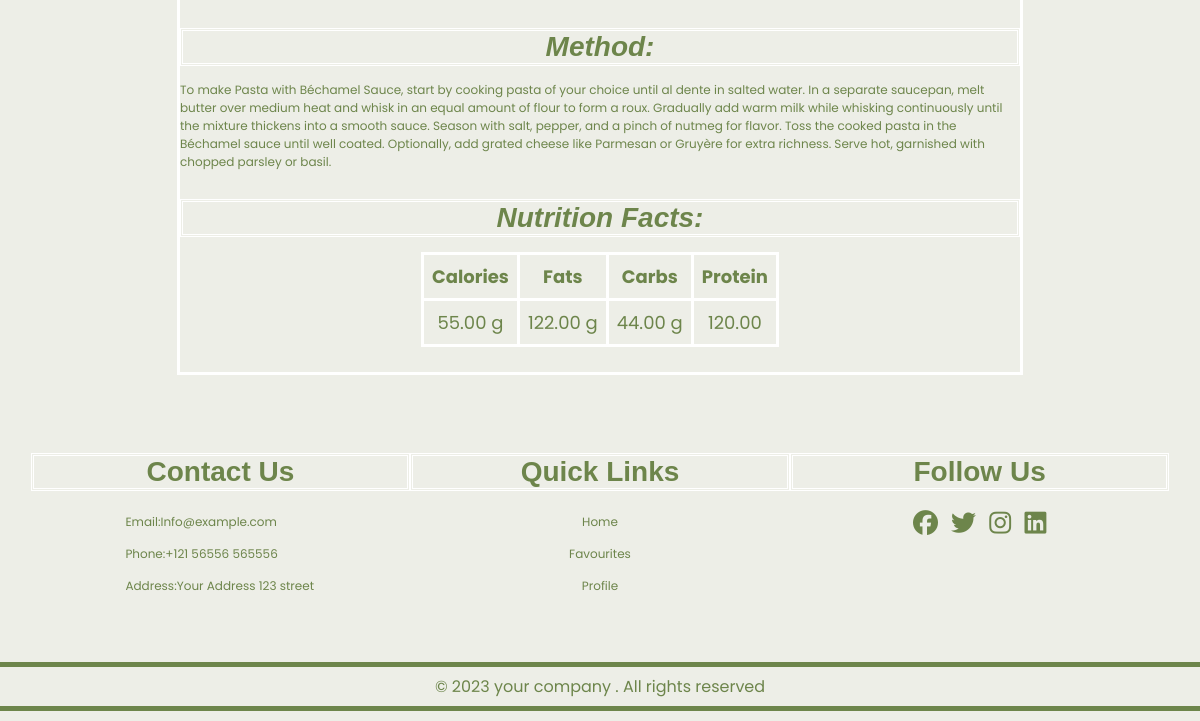
Before: /home/recipe/Pasta with Bachamel/ (lower part) with the older database file.
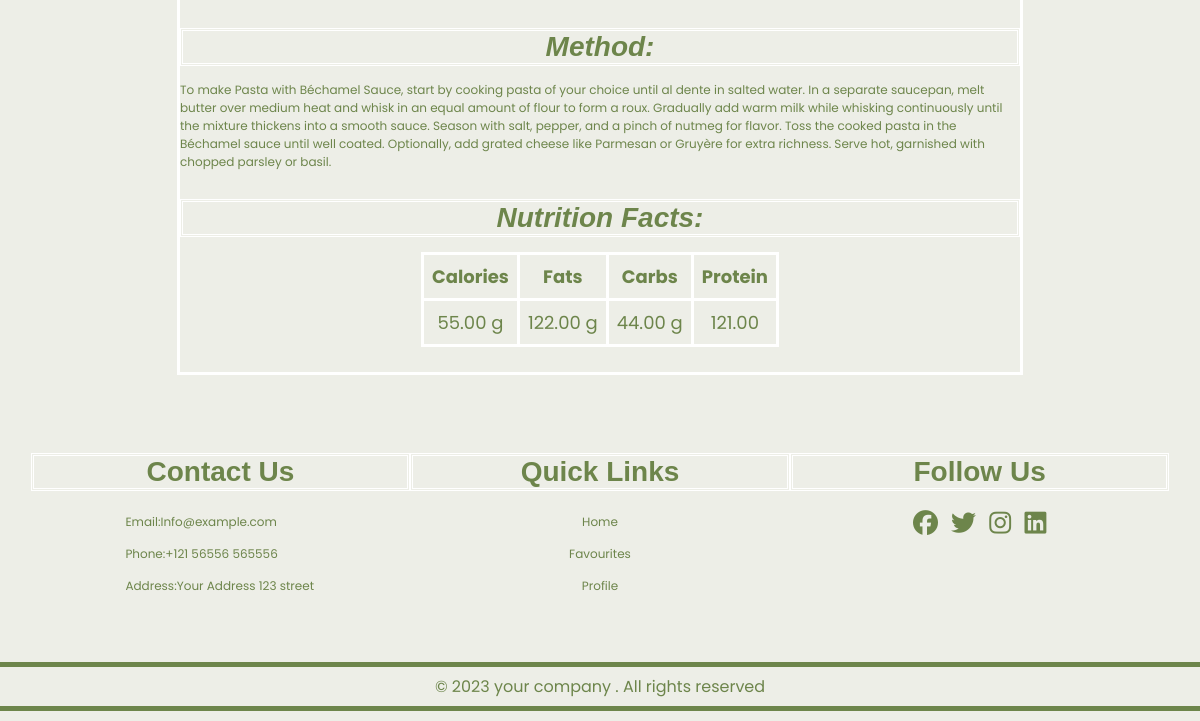
After: the same page with the newer database file.
### ad/models.py (models this page shows, shortened)
class Recipie (models.Model):
    y=[
        ('g', 'g'),
        ('mg', 'mg')
    ]
    COURSE_CHOICES = [
        ('main course', 'Main Course'),
        ('appetizers', 'Appetizers'),
        ('dessert', 'Dessert')
    ]
    authername = models.CharField(max_length=100, default="Unknown Author")
    title= models.CharField(max_length=100, null=True, blank=True)
    image= models.ImageField(upload_to='recipie/photos/')
    is_fav = models.BooleanField(default=False)
    serving = models.CharField(max_length=100, default="1 serving")
    total = models.CharField(max_length=100, default="0 min")
    prep = models.CharField(max_length=100, default="0 min")
    cook = models.CharField(max_length=100, default="0 min")
    serving_Hours = models.IntegerField(max_length=2, default=2)
    serving_minutes = models.IntegerField(max_length=2, default=00)
    serving_seconds = models.IntegerField(max_length=2, default=00)
    method = models.TextField(default='unknown')
    calories = models.DecimalField(max_digits=5, decimal_places=2, default=1)
    calories_unit = models.CharField(max_length=10, choices=y, default='g')
    fats = models.DecimalField(max_digits=5, decimal_places=2,default=1)
    fats_unit = models.CharField(max_length=10, choices=y, default='g')
    carbs = models.DecimalField(max_digits=5, decimal_places=2,default=1)
    carbs_unit = models.CharField(max_length=10, choices=y, default='g')
    protein = models.DecimalField(max_digits=5, decimal_places=2,default=1)
    protien_unit = models.CharField(max_length=10, choices=y, default='g')
    course = models.CharField(max_length=20, choices=COURSE_CHOICES, default='main_course')

### ad/views.py (the view)
# urls.py: path('recipe/<str:title>/', views.eachrecipie, name='eachrecipie'),  # Add this line
def eachrecipie(request, title):
    recipe = get_object_or_404(Recipie, title=title)
    ingredients = Ingredient.objects.filter(Recipie_of_ingredient=title)
    return render(request, 'recipies/eachrecipie.html', {'recipe': recipe, 'ingredients': ingredients})

### Templates/recipies/eachrecipie.html (shortened to what this page needs)
{%extends 'baseinherit.html'%}
{%block content%}
<!DOCTYPE html>
<html lang="en">
<head>
    {%load static%}
    <link rel="stylesheet" href="{%static 'css/eachrecipie.css'%}">
    <link rel="stylesheet" href="{%static 'css/nav.css'%}">
</head>
<body>
    <div class="recipiedetails" >
        <div class="The Method" id ="themethod">
            <h3><i>Method:</i></h3>
                {{recipe.method}}
        </div>
        <div class="The Nutritions" id ="thenut">
            <h3><i>Nutrition Facts:</i></h3>
            <table>
                <tr>
                    <th>Calories</th>
                    <th>Fats</th>
                    <th>Carbs</th>
                    <th>Protein</th>
                </tr>
                <tr>
                    <td>{{recipe.calories}}  {{recipe.calories_unit}}</td>
                    <td>{{recipe.fats}}  {{recipe.fats_unit}}</td>
                    <td>{{recipe.carbs}}  {{recipe.carbs_unit}}</td>
                    <td>{{recipe.protein}}  {{recipe.protein_unit}}</td>
                </tr>
            </table>
        </div>
    </div>
</body>
</html>
{%endblock content%}

Changed rows visible on the page:
changed Recipie: protein "120.00" → "121.00"
